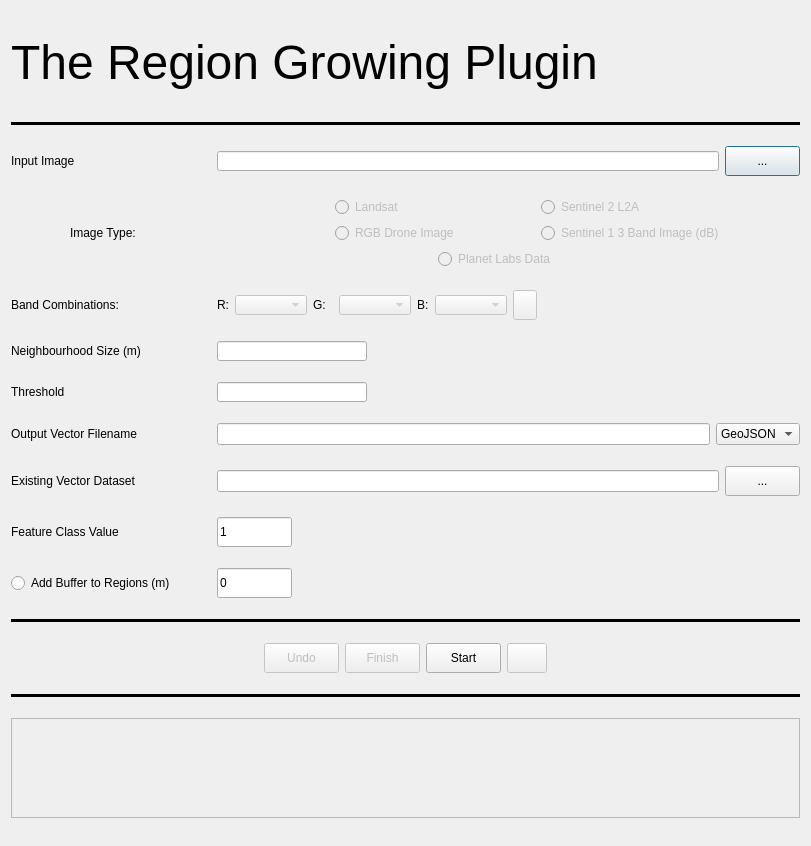
<?xml version="1.0" encoding="UTF-8"?>
<ui version="4.0">
 <class>RegionGrowerDialogBase</class>
 <widget class="QDialog" name="RegionGrowerDialogBase">
  <property name="geometry">
   <rect>
    <x>0</x>
    <y>0</y>
    <width>811</width>
    <height>846</height>
   </rect>
  </property>
  <property name="sizePolicy">
   <sizepolicy hsizetype="Fixed" vsizetype="Fixed">
    <horstretch>0</horstretch>
    <verstretch>0</verstretch>
   </sizepolicy>
  </property>
  <property name="maximumSize">
   <size>
    <width>961</width>
    <height>968</height>
   </size>
  </property>
  <property name="windowTitle">
   <string>The Region Growing Plugin</string>
  </property>
  <property name="autoFillBackground">
   <bool>true</bool>
  </property>
  <layout class="QVBoxLayout" name="verticalLayout">
   <item>
    <layout class="QHBoxLayout" name="header">
     <item>
      <widget class="QLabel" name="label_12">
       <property name="sizePolicy">
        <sizepolicy hsizetype="Preferred" vsizetype="Preferred">
         <horstretch>0</horstretch>
         <verstretch>0</verstretch>
        </sizepolicy>
       </property>
       <property name="minimumSize">
        <size>
         <width>650</width>
         <height>60</height>
        </size>
       </property>
       <property name="maximumSize">
        <size>
         <width>650</width>
         <height>60</height>
        </size>
       </property>
       <property name="text">
        <string>&lt;html&gt;&lt;head/&gt;&lt;body&gt;&lt;p&gt;&lt;span style=&quot; font-size:36pt;&quot;&gt;The Region Growing Plugin&lt;/span&gt;&lt;/p&gt;&lt;/body&gt;&lt;/html&gt;</string>
       </property>
      </widget>
     </item>
     <item>
      <spacer name="horizontalSpacer">
       <property name="orientation">
        <enum>Qt::Horizontal</enum>
       </property>
       <property name="sizeHint" stdset="0">
        <size>
         <width>40</width>
         <height>20</height>
        </size>
       </property>
      </spacer>
     </item>
     <item>
      <widget class="QLabel" name="label_13">
       <property name="sizePolicy">
        <sizepolicy hsizetype="Fixed" vsizetype="Fixed">
         <horstretch>0</horstretch>
         <verstretch>0</verstretch>
        </sizepolicy>
       </property>
       <property name="minimumSize">
        <size>
         <width>75</width>
         <height>75</height>
        </size>
       </property>
       <property name="maximumSize">
        <size>
         <width>75</width>
         <height>75</height>
        </size>
       </property>
       <property name="text">
        <string/>
       </property>
       <property name="pixmap">
        <pixmap>:/plugins/region_grow/icon.png</pixmap>
       </property>
       <property name="scaledContents">
        <bool>true</bool>
       </property>
      </widget>
     </item>
    </layout>
   </item>
   <item>
    <widget class="Line" name="line">
     <property name="minimumSize">
      <size>
       <width>600</width>
       <height>0</height>
      </size>
     </property>
     <property name="autoFillBackground">
      <bool>false</bool>
     </property>
     <property name="frameShadow">
      <enum>QFrame::Plain</enum>
     </property>
     <property name="lineWidth">
      <number>3</number>
     </property>
     <property name="orientation">
      <enum>Qt::Horizontal</enum>
     </property>
    </widget>
   </item>
   <item>
    <layout class="QHBoxLayout" name="inputImg">
     <item>
      <widget class="QLabel" name="label">
       <property name="sizePolicy">
        <sizepolicy hsizetype="Fixed" vsizetype="Fixed">
         <horstretch>0</horstretch>
         <verstretch>0</verstretch>
        </sizepolicy>
       </property>
       <property name="minimumSize">
        <size>
         <width>200</width>
         <height>20</height>
        </size>
       </property>
       <property name="maximumSize">
        <size>
         <width>200</width>
         <height>20</height>
        </size>
       </property>
       <property name="text">
        <string>Input Image</string>
       </property>
      </widget>
     </item>
     <item>
      <widget class="QLineEdit" name="fileDisplay">
       <property name="minimumSize">
        <size>
         <width>200</width>
         <height>0</height>
        </size>
       </property>
       <property name="maximumSize">
        <size>
         <width>16777215</width>
         <height>20</height>
        </size>
       </property>
       <property name="whatsThis">
        <string/>
       </property>
      </widget>
     </item>
     <item>
      <widget class="QPushButton" name="fileFind">
       <property name="sizePolicy">
        <sizepolicy hsizetype="Fixed" vsizetype="Fixed">
         <horstretch>0</horstretch>
         <verstretch>0</verstretch>
        </sizepolicy>
       </property>
       <property name="minimumSize">
        <size>
         <width>75</width>
         <height>0</height>
        </size>
       </property>
       <property name="maximumSize">
        <size>
         <width>75</width>
         <height>30</height>
        </size>
       </property>
       <property name="text">
        <string>...</string>
       </property>
      </widget>
     </item>
    </layout>
   </item>
   <item>
    <layout class="QHBoxLayout" name="imgType">
     <item>
      <widget class="QLabel" name="label_7">
       <property name="sizePolicy">
        <sizepolicy hsizetype="Fixed" vsizetype="Fixed">
         <horstretch>0</horstretch>
         <verstretch>0</verstretch>
        </sizepolicy>
       </property>
       <property name="minimumSize">
        <size>
         <width>200</width>
         <height>20</height>
        </size>
       </property>
       <property name="maximumSize">
        <size>
         <width>200</width>
         <height>20</height>
        </size>
       </property>
       <property name="text">
        <string>Image Type:</string>
       </property>
      </widget>
     </item>
     <item>
      <layout class="QVBoxLayout" name="verticalLayout_2">
       <item>
        <layout class="QHBoxLayout" name="horizontalLayout_2">
         <item>
          <widget class="QRadioButton" name="imgTypeLS">
           <property name="enabled">
            <bool>false</bool>
           </property>
           <property name="minimumSize">
            <size>
             <width>200</width>
             <height>0</height>
            </size>
           </property>
           <property name="maximumSize">
            <size>
             <width>200</width>
             <height>16777215</height>
            </size>
           </property>
           <property name="text">
            <string>Landsat</string>
           </property>
           <attribute name="buttonGroup">
            <string notr="true">imageTypeGp</string>
           </attribute>
          </widget>
         </item>
         <item>
          <widget class="QRadioButton" name="imgTypeS2">
           <property name="enabled">
            <bool>false</bool>
           </property>
           <property name="sizePolicy">
            <sizepolicy hsizetype="Fixed" vsizetype="Fixed">
             <horstretch>0</horstretch>
             <verstretch>0</verstretch>
            </sizepolicy>
           </property>
           <property name="minimumSize">
            <size>
             <width>200</width>
             <height>0</height>
            </size>
           </property>
           <property name="maximumSize">
            <size>
             <width>200</width>
             <height>16777215</height>
            </size>
           </property>
           <property name="text">
            <string>Sentinel 2 L2A</string>
           </property>
           <attribute name="buttonGroup">
            <string notr="true">imageTypeGp</string>
           </attribute>
          </widget>
         </item>
        </layout>
       </item>
       <item>
        <layout class="QHBoxLayout" name="horizontalLayout">
         <item>
          <widget class="QRadioButton" name="imgTypeDrone">
           <property name="enabled">
            <bool>false</bool>
           </property>
           <property name="sizePolicy">
            <sizepolicy hsizetype="Fixed" vsizetype="Fixed">
             <horstretch>0</horstretch>
             <verstretch>0</verstretch>
            </sizepolicy>
           </property>
           <property name="minimumSize">
            <size>
             <width>200</width>
             <height>0</height>
            </size>
           </property>
           <property name="maximumSize">
            <size>
             <width>200</width>
             <height>16777215</height>
            </size>
           </property>
           <property name="text">
            <string>RGB Drone Image</string>
           </property>
           <attribute name="buttonGroup">
            <string notr="true">imageTypeGp</string>
           </attribute>
          </widget>
         </item>
         <item>
          <widget class="QRadioButton" name="imgTypeRadar">
           <property name="enabled">
            <bool>false</bool>
           </property>
           <property name="sizePolicy">
            <sizepolicy hsizetype="Fixed" vsizetype="Fixed">
             <horstretch>0</horstretch>
             <verstretch>0</verstretch>
            </sizepolicy>
           </property>
           <property name="minimumSize">
            <size>
             <width>200</width>
             <height>0</height>
            </size>
           </property>
           <property name="maximumSize">
            <size>
             <width>200</width>
             <height>16777215</height>
            </size>
           </property>
           <property name="text">
            <string>Sentinel 1 3 Band Image (dB)</string>
           </property>
           <attribute name="buttonGroup">
            <string notr="true">imageTypeGp</string>
           </attribute>
          </widget>
         </item>
        </layout>
       </item>
       <item>
        <layout class="QHBoxLayout" name="horizontalLayout_3">
         <item>
          <widget class="QRadioButton" name="imgTypePnt">
           <property name="enabled">
            <bool>false</bool>
           </property>
           <property name="minimumSize">
            <size>
             <width>200</width>
             <height>0</height>
            </size>
           </property>
           <property name="maximumSize">
            <size>
             <width>200</width>
             <height>16777215</height>
            </size>
           </property>
           <property name="text">
            <string>Planet Labs Data</string>
           </property>
           <attribute name="buttonGroup">
            <string notr="true">imageTypeGp</string>
           </attribute>
          </widget>
         </item>
        </layout>
       </item>
      </layout>
     </item>
    </layout>
   </item>
   <item>
    <layout class="QHBoxLayout" name="bandComb">
     <item alignment="Qt::AlignLeft">
      <widget class="QLabel" name="label_8">
       <property name="sizePolicy">
        <sizepolicy hsizetype="Fixed" vsizetype="Fixed">
         <horstretch>0</horstretch>
         <verstretch>0</verstretch>
        </sizepolicy>
       </property>
       <property name="minimumSize">
        <size>
         <width>200</width>
         <height>0</height>
        </size>
       </property>
       <property name="maximumSize">
        <size>
         <width>200</width>
         <height>20</height>
        </size>
       </property>
       <property name="text">
        <string>Band Combinations:</string>
       </property>
      </widget>
     </item>
     <item>
      <widget class="QLabel" name="label_9">
       <property name="sizePolicy">
        <sizepolicy hsizetype="Fixed" vsizetype="Fixed">
         <horstretch>0</horstretch>
         <verstretch>0</verstretch>
        </sizepolicy>
       </property>
       <property name="maximumSize">
        <size>
         <width>20</width>
         <height>20</height>
        </size>
       </property>
       <property name="text">
        <string>R:</string>
       </property>
      </widget>
     </item>
     <item>
      <widget class="QComboBox" name="rBand">
       <property name="enabled">
        <bool>false</bool>
       </property>
       <property name="sizePolicy">
        <sizepolicy hsizetype="Fixed" vsizetype="Fixed">
         <horstretch>0</horstretch>
         <verstretch>0</verstretch>
        </sizepolicy>
       </property>
       <property name="maximumSize">
        <size>
         <width>75</width>
         <height>20</height>
        </size>
       </property>
      </widget>
     </item>
     <item>
      <widget class="QLabel" name="label_10">
       <property name="sizePolicy">
        <sizepolicy hsizetype="Fixed" vsizetype="Fixed">
         <horstretch>0</horstretch>
         <verstretch>0</verstretch>
        </sizepolicy>
       </property>
       <property name="minimumSize">
        <size>
         <width>20</width>
         <height>20</height>
        </size>
       </property>
       <property name="maximumSize">
        <size>
         <width>20</width>
         <height>20</height>
        </size>
       </property>
       <property name="text">
        <string>G:</string>
       </property>
      </widget>
     </item>
     <item>
      <widget class="QComboBox" name="gBand">
       <property name="enabled">
        <bool>false</bool>
       </property>
       <property name="maximumSize">
        <size>
         <width>75</width>
         <height>20</height>
        </size>
       </property>
      </widget>
     </item>
     <item>
      <widget class="QLabel" name="label_11">
       <property name="maximumSize">
        <size>
         <width>20</width>
         <height>20</height>
        </size>
       </property>
       <property name="text">
        <string>B:</string>
       </property>
      </widget>
     </item>
     <item>
      <widget class="QComboBox" name="bBand">
       <property name="enabled">
        <bool>false</bool>
       </property>
       <property name="maximumSize">
        <size>
         <width>75</width>
         <height>20</height>
        </size>
       </property>
      </widget>
     </item>
     <item>
      <widget class="QToolButton" name="refreshButton">
       <property name="enabled">
        <bool>false</bool>
       </property>
       <property name="maximumSize">
        <size>
         <width>30</width>
         <height>30</height>
        </size>
       </property>
       <property name="text">
        <string/>
       </property>
      </widget>
     </item>
     <item>
      <spacer name="horizontalSpacer_16">
       <property name="orientation">
        <enum>Qt::Horizontal</enum>
       </property>
       <property name="sizeHint" stdset="0">
        <size>
         <width>40</width>
         <height>20</height>
        </size>
       </property>
      </spacer>
     </item>
    </layout>
   </item>
   <item>
    <layout class="QHBoxLayout" name="nbhSet">
     <item alignment="Qt::AlignLeft">
      <widget class="QLabel" name="label_2">
       <property name="sizePolicy">
        <sizepolicy hsizetype="Fixed" vsizetype="Fixed">
         <horstretch>0</horstretch>
         <verstretch>0</verstretch>
        </sizepolicy>
       </property>
       <property name="minimumSize">
        <size>
         <width>200</width>
         <height>0</height>
        </size>
       </property>
       <property name="maximumSize">
        <size>
         <width>200</width>
         <height>20</height>
        </size>
       </property>
       <property name="text">
        <string>Neighbourhood Size (m)</string>
       </property>
      </widget>
     </item>
     <item>
      <widget class="QLineEdit" name="nbhood">
       <property name="sizePolicy">
        <sizepolicy hsizetype="Fixed" vsizetype="Fixed">
         <horstretch>0</horstretch>
         <verstretch>0</verstretch>
        </sizepolicy>
       </property>
       <property name="minimumSize">
        <size>
         <width>150</width>
         <height>0</height>
        </size>
       </property>
       <property name="maximumSize">
        <size>
         <width>150</width>
         <height>20</height>
        </size>
       </property>
      </widget>
     </item>
     <item>
      <spacer name="horizontalSpacer_5">
       <property name="orientation">
        <enum>Qt::Horizontal</enum>
       </property>
       <property name="sizeHint" stdset="0">
        <size>
         <width>40</width>
         <height>20</height>
        </size>
       </property>
      </spacer>
     </item>
    </layout>
   </item>
   <item>
    <layout class="QHBoxLayout" name="thrSet">
     <item>
      <widget class="QLabel" name="label_3">
       <property name="sizePolicy">
        <sizepolicy hsizetype="Fixed" vsizetype="Fixed">
         <horstretch>0</horstretch>
         <verstretch>0</verstretch>
        </sizepolicy>
       </property>
       <property name="minimumSize">
        <size>
         <width>200</width>
         <height>0</height>
        </size>
       </property>
       <property name="maximumSize">
        <size>
         <width>200</width>
         <height>20</height>
        </size>
       </property>
       <property name="text">
        <string>Threshold</string>
       </property>
      </widget>
     </item>
     <item>
      <widget class="QLineEdit" name="thresh">
       <property name="minimumSize">
        <size>
         <width>150</width>
         <height>0</height>
        </size>
       </property>
       <property name="maximumSize">
        <size>
         <width>150</width>
         <height>20</height>
        </size>
       </property>
      </widget>
     </item>
     <item>
      <spacer name="horizontalSpacer_6">
       <property name="orientation">
        <enum>Qt::Horizontal</enum>
       </property>
       <property name="sizeHint" stdset="0">
        <size>
         <width>40</width>
         <height>20</height>
        </size>
       </property>
      </spacer>
     </item>
    </layout>
   </item>
   <item>
    <layout class="QHBoxLayout" name="newShpSet">
     <item>
      <widget class="QLabel" name="label_4">
       <property name="sizePolicy">
        <sizepolicy hsizetype="Maximum" vsizetype="Fixed">
         <horstretch>0</horstretch>
         <verstretch>0</verstretch>
        </sizepolicy>
       </property>
       <property name="minimumSize">
        <size>
         <width>200</width>
         <height>0</height>
        </size>
       </property>
       <property name="maximumSize">
        <size>
         <width>150</width>
         <height>20</height>
        </size>
       </property>
       <property name="text">
        <string>Output Vector Filename</string>
       </property>
      </widget>
     </item>
     <item>
      <widget class="QLineEdit" name="outVec">
       <property name="sizePolicy">
        <sizepolicy hsizetype="MinimumExpanding" vsizetype="Fixed">
         <horstretch>0</horstretch>
         <verstretch>0</verstretch>
        </sizepolicy>
       </property>
      </widget>
     </item>
     <item>
      <widget class="QComboBox" name="shpExt">
       <item>
        <property name="text">
         <string>GeoJSON</string>
        </property>
       </item>
       <item>
        <property name="text">
         <string>Shapefile</string>
        </property>
       </item>
      </widget>
     </item>
    </layout>
   </item>
   <item>
    <layout class="QHBoxLayout" name="extShpSet">
     <item>
      <widget class="QLabel" name="label_5">
       <property name="sizePolicy">
        <sizepolicy hsizetype="Fixed" vsizetype="Fixed">
         <horstretch>0</horstretch>
         <verstretch>0</verstretch>
        </sizepolicy>
       </property>
       <property name="minimumSize">
        <size>
         <width>200</width>
         <height>0</height>
        </size>
       </property>
       <property name="maximumSize">
        <size>
         <width>150</width>
         <height>20</height>
        </size>
       </property>
       <property name="text">
        <string>Existing Vector Dataset</string>
       </property>
      </widget>
     </item>
     <item>
      <widget class="QLineEdit" name="fileShp"/>
     </item>
     <item>
      <widget class="QPushButton" name="shpFind">
       <property name="minimumSize">
        <size>
         <width>75</width>
         <height>0</height>
        </size>
       </property>
       <property name="maximumSize">
        <size>
         <width>75</width>
         <height>30</height>
        </size>
       </property>
       <property name="text">
        <string>...</string>
       </property>
      </widget>
     </item>
    </layout>
   </item>
   <item>
    <layout class="QHBoxLayout" name="classSet">
     <item alignment="Qt::AlignLeft">
      <widget class="QLabel" name="label_6">
       <property name="sizePolicy">
        <sizepolicy hsizetype="Fixed" vsizetype="Fixed">
         <horstretch>0</horstretch>
         <verstretch>0</verstretch>
        </sizepolicy>
       </property>
       <property name="minimumSize">
        <size>
         <width>200</width>
         <height>20</height>
        </size>
       </property>
       <property name="maximumSize">
        <size>
         <width>150</width>
         <height>20</height>
        </size>
       </property>
       <property name="text">
        <string>Feature Class Value </string>
       </property>
      </widget>
     </item>
     <item>
      <widget class="QLineEdit" name="classValue">
       <property name="sizePolicy">
        <sizepolicy hsizetype="Fixed" vsizetype="Fixed">
         <horstretch>0</horstretch>
         <verstretch>0</verstretch>
        </sizepolicy>
       </property>
       <property name="maximumSize">
        <size>
         <width>75</width>
         <height>30</height>
        </size>
       </property>
       <property name="text">
        <string>1</string>
       </property>
       <property name="placeholderText">
        <string/>
       </property>
      </widget>
     </item>
     <item>
      <spacer name="horizontalSpacer_7">
       <property name="orientation">
        <enum>Qt::Horizontal</enum>
       </property>
       <property name="sizeHint" stdset="0">
        <size>
         <width>40</width>
         <height>20</height>
        </size>
       </property>
      </spacer>
     </item>
    </layout>
   </item>
   <item>
    <layout class="QHBoxLayout" name="buffSet">
     <item alignment="Qt::AlignLeft">
      <widget class="QRadioButton" name="trainingData">
       <property name="sizePolicy">
        <sizepolicy hsizetype="Fixed" vsizetype="Fixed">
         <horstretch>0</horstretch>
         <verstretch>0</verstretch>
        </sizepolicy>
       </property>
       <property name="minimumSize">
        <size>
         <width>200</width>
         <height>0</height>
        </size>
       </property>
       <property name="maximumSize">
        <size>
         <width>150</width>
         <height>20</height>
        </size>
       </property>
       <property name="layoutDirection">
        <enum>Qt::LeftToRight</enum>
       </property>
       <property name="text">
        <string>Add Buffer to Regions (m)</string>
       </property>
       <property name="checked">
        <bool>false</bool>
       </property>
      </widget>
     </item>
     <item>
      <widget class="QLineEdit" name="bufferDistance">
       <property name="sizePolicy">
        <sizepolicy hsizetype="Fixed" vsizetype="Fixed">
         <horstretch>0</horstretch>
         <verstretch>0</verstretch>
        </sizepolicy>
       </property>
       <property name="maximumSize">
        <size>
         <width>75</width>
         <height>30</height>
        </size>
       </property>
       <property name="text">
        <string>0</string>
       </property>
      </widget>
     </item>
     <item>
      <spacer name="horizontalSpacer_8">
       <property name="orientation">
        <enum>Qt::Horizontal</enum>
       </property>
       <property name="sizeHint" stdset="0">
        <size>
         <width>40</width>
         <height>20</height>
        </size>
       </property>
      </spacer>
     </item>
    </layout>
   </item>
   <item>
    <widget class="Line" name="line_3">
     <property name="minimumSize">
      <size>
       <width>600</width>
       <height>0</height>
      </size>
     </property>
     <property name="frameShadow">
      <enum>QFrame::Plain</enum>
     </property>
     <property name="lineWidth">
      <number>3</number>
     </property>
     <property name="orientation">
      <enum>Qt::Horizontal</enum>
     </property>
    </widget>
   </item>
   <item>
    <layout class="QHBoxLayout" name="buttonSet">
     <item>
      <spacer name="horizontalSpacer_3">
       <property name="orientation">
        <enum>Qt::Horizontal</enum>
       </property>
       <property name="sizeHint" stdset="0">
        <size>
         <width>40</width>
         <height>20</height>
        </size>
       </property>
      </spacer>
     </item>
     <item>
      <widget class="QPushButton" name="undo">
       <property name="enabled">
        <bool>false</bool>
       </property>
       <property name="sizePolicy">
        <sizepolicy hsizetype="Fixed" vsizetype="Fixed">
         <horstretch>0</horstretch>
         <verstretch>0</verstretch>
        </sizepolicy>
       </property>
       <property name="maximumSize">
        <size>
         <width>75</width>
         <height>30</height>
        </size>
       </property>
       <property name="text">
        <string>Undo</string>
       </property>
      </widget>
     </item>
     <item>
      <widget class="QPushButton" name="finish">
       <property name="enabled">
        <bool>false</bool>
       </property>
       <property name="sizePolicy">
        <sizepolicy hsizetype="Fixed" vsizetype="Fixed">
         <horstretch>0</horstretch>
         <verstretch>0</verstretch>
        </sizepolicy>
       </property>
       <property name="maximumSize">
        <size>
         <width>75</width>
         <height>30</height>
        </size>
       </property>
       <property name="text">
        <string>Finish</string>
       </property>
      </widget>
     </item>
     <item>
      <widget class="QPushButton" name="start">
       <property name="sizePolicy">
        <sizepolicy hsizetype="Fixed" vsizetype="Fixed">
         <horstretch>0</horstretch>
         <verstretch>0</verstretch>
        </sizepolicy>
       </property>
       <property name="maximumSize">
        <size>
         <width>75</width>
         <height>30</height>
        </size>
       </property>
       <property name="text">
        <string>Start</string>
       </property>
      </widget>
     </item>
     <item>
      <widget class="QPushButton" name="activateMapTool">
       <property name="enabled">
        <bool>false</bool>
       </property>
       <property name="maximumSize">
        <size>
         <width>40</width>
         <height>30</height>
        </size>
       </property>
       <property name="text">
        <string/>
       </property>
      </widget>
     </item>
     <item>
      <spacer name="horizontalSpacer_4">
       <property name="orientation">
        <enum>Qt::Horizontal</enum>
       </property>
       <property name="sizeHint" stdset="0">
        <size>
         <width>40</width>
         <height>20</height>
        </size>
       </property>
      </spacer>
     </item>
    </layout>
   </item>
   <item>
    <widget class="Line" name="line_4">
     <property name="minimumSize">
      <size>
       <width>600</width>
       <height>0</height>
      </size>
     </property>
     <property name="frameShadow">
      <enum>QFrame::Plain</enum>
     </property>
     <property name="lineWidth">
      <number>3</number>
     </property>
     <property name="orientation">
      <enum>Qt::Horizontal</enum>
     </property>
    </widget>
   </item>
   <item>
    <layout class="QHBoxLayout" name="footer">
     <item>
      <widget class="QLabel" name="label_14">
       <property name="sizePolicy">
        <sizepolicy hsizetype="Expanding" vsizetype="Fixed">
         <horstretch>0</horstretch>
         <verstretch>0</verstretch>
        </sizepolicy>
       </property>
       <property name="minimumSize">
        <size>
         <width>10</width>
         <height>50</height>
        </size>
       </property>
       <property name="maximumSize">
        <size>
         <width>10000</width>
         <height>100</height>
        </size>
       </property>
       <property name="frameShape">
        <enum>QFrame::StyledPanel</enum>
       </property>
       <property name="frameShadow">
        <enum>QFrame::Sunken</enum>
       </property>
       <property name="text">
        <string/>
       </property>
       <property name="pixmap">
        <pixmap>:/plugins/region_grow/footer.png</pixmap>
       </property>
       <property name="scaledContents">
        <bool>true</bool>
       </property>
      </widget>
     </item>
    </layout>
   </item>
  </layout>
 </widget>
 <resources/>
 <connections/>
 <buttongroups>
  <buttongroup name="imageTypeGp"/>
 </buttongroups>
</ui>
